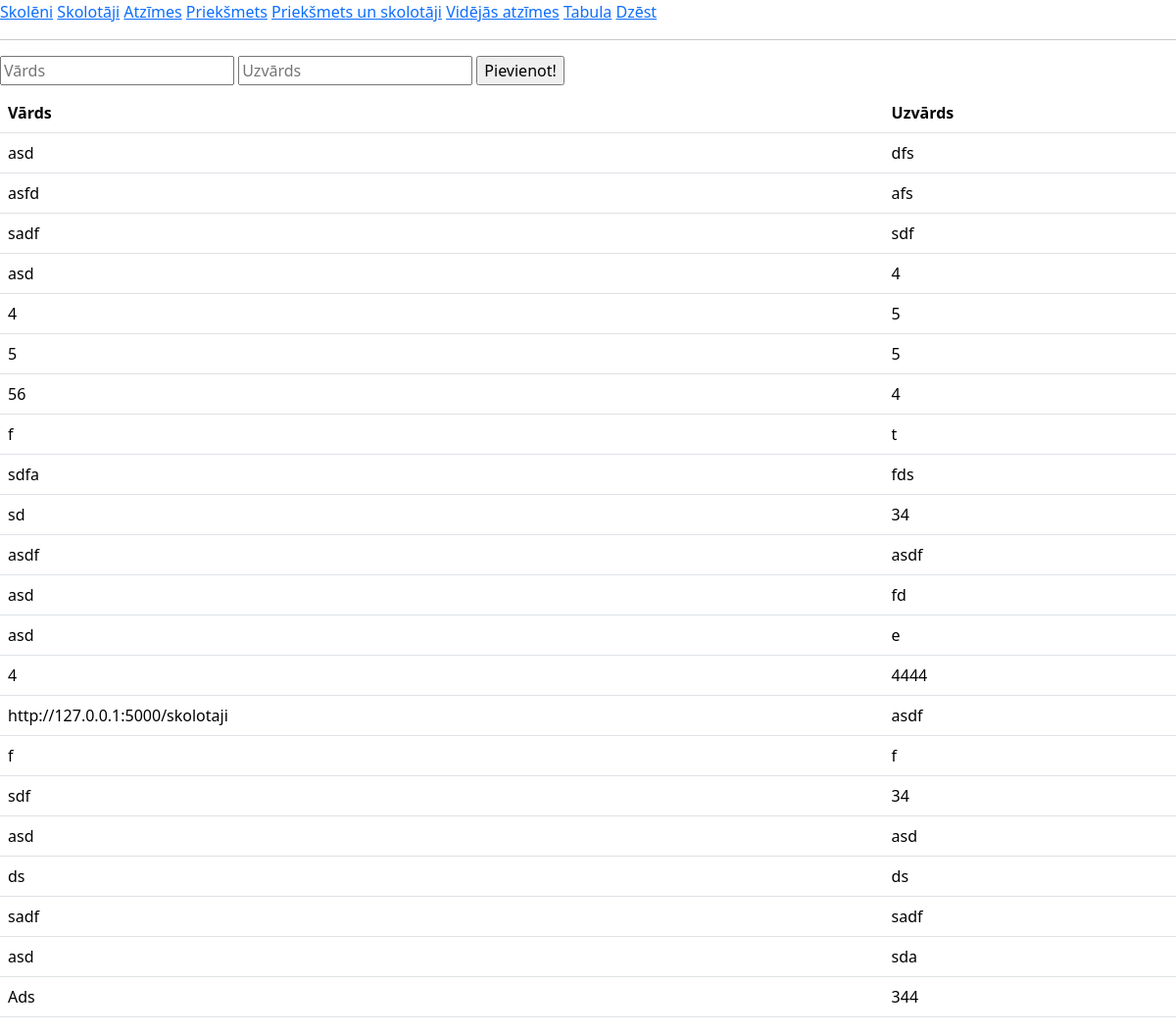
Before: / with the older database file.
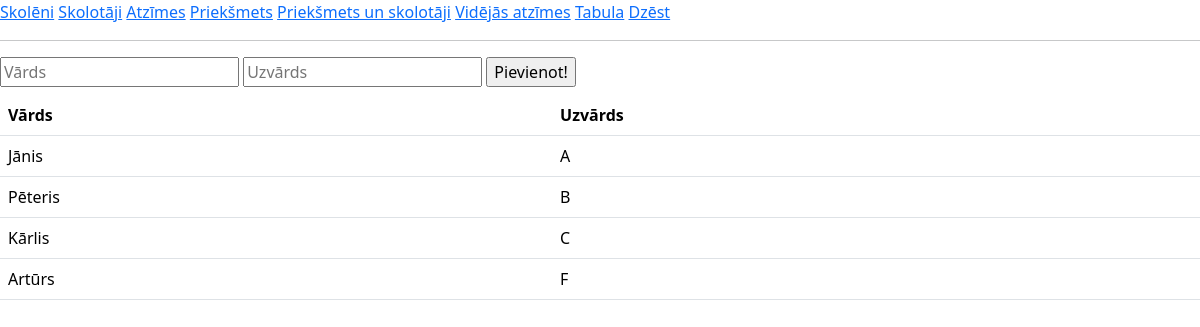
After: the same page with the newer database file.
### tables this page shows
CREATE TABLE skoleni(
        id INTEGER PRIMARY KEY AUTOINCREMENT,
        vards TEXT NOT NULL,
        uzvards TEXT NOT NULL
        );

### main.py (the view, shortened to what this page needs)
@app.route("/", methods=["POST", "GET"])
def skoleni():
    skolenu_db = iegut_skolenus()
    print(skolenu_db)
    return render_template("skoleni.html", aizsutitais = "", skoleni = skolenu_db)

### dati.py (called while the page is built)
def iegut_skolenus():
    cur = conn.cursor()
    cur.execute(
        f"""
        SELECT vards, uzvards FROM skoleni
        """
    )
    conn.commit()
    dati = cur.fetchall()
    return dati

### templates/skoleni.html (shortened to what this page needs)
<!DOCTYPE html>
<html lang="lv">
    <head>
      <link href="https://cdn.jsdelivr.net/npm/bootstrap@5.3.3/dist/css/bootstrap.min.css" rel="stylesheet">
    </head>
    <body>
        <a href="/">Skolēni</a>
        <a href = "/skolotaji">Skolotāji</a>
        <a href = "/atzimes">Atzīmes</a>
        <a href = "/prieksmeti">Priekšmets</a>
        <a href = "/prieksmetiunskolotaji">Priekšmets un skolotāji</a>
        <a href = "/vidatzimes">Vidējās atzīmes</a>
        <a href = "/tabula">Tabula</a>
        <a href = "/dzest">Dzēst</a>
        <hr>
        {% block saturs %}
        <form method="post">
            <input type="text" id="vards" name="vards" placeholder="Vārds">
            <input type="text" id="uzvards" name="uzvards" placeholder="Uzvārds">
            <input type="submit" value="Pievienot!">
        </form>
        <table class="table">
            <tr>
              <th>Vārds</th>
              <th>Uzvārds</th>
            </tr>
            {% for viens in skoleni %}
            <tr>
              <td>{{viens[0]}}</td>
              <td>{{viens[1]}}</td>
            </tr>
            {% endfor %}
          </table>
        {% endblock %}
    </body>
</html>

Changed rows visible on the page:
removed skoleni: vards "asd", uzvards "dfs"
removed skoleni: vards "asfd", uzvards "afs"
removed skoleni: vards "sadf", uzvards "sdf"
removed skoleni: vards "asd", uzvards "4"
removed skoleni: vards "4", uzvards "5"
removed skoleni: vards "5", uzvards "5"
removed skoleni: vards "56", uzvards "4"
removed skoleni: vards "f", uzvards "t"
removed skoleni: vards "sdfa", uzvards "fds"
removed skoleni: vards "sd", uzvards "34"
removed skoleni: vards "asdf", uzvards "asdf"
removed skoleni: vards "asd", uzvards "fd"
removed skoleni: vards "asd", uzvards "e"
removed skoleni: vards "4", uzvards "4444"
removed skoleni: vards "http://127.0.0.1:5000/skolotaji", uzvards "asdf"
removed skoleni: vards "f", uzvards "f"
removed skoleni: vards "sdf", uzvards "34"
removed skoleni: vards "asd", uzvards "asd"
removed skoleni: vards "ds", uzvards "ds"
removed skoleni: vards "sadf", uzvards "sadf"
removed skoleni: vards "asd", uzvards "sda"
removed skoleni: vards "Ads", uzvards "344"
added skoleni: vards "Jānis", uzvards "A"
added skoleni: vards "Pēteris", uzvards "B"
added skoleni: vards "Kārlis", uzvards "C"
added skoleni: vards "Artūrs", uzvards "F"
